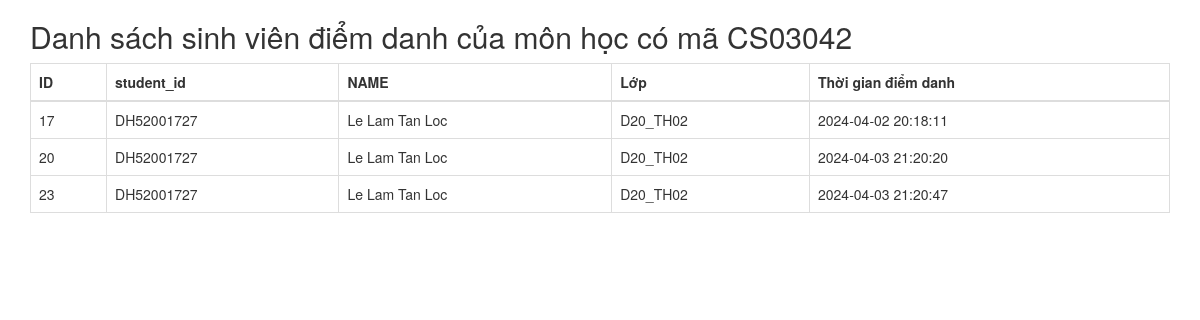
The app's page /listdiemdanh_result.php?MaMH=CS03042 with its own data.
### tables this page shows
CREATE TABLE IF NOT EXISTS `diem_danh` (
  `ID` int NOT NULL AUTO_INCREMENT,
  `student_id` varchar(50) NOT NULL,
  `ten` varchar(100) NOT NULL,
  `ma_lop` varchar(10) NOT NULL,
  `TIMEIN` varchar(50) NOT NULL,
  `ma_mon_hoc` varchar(10) NOT NULL,
  PRIMARY KEY (`ID`),
  UNIQUE KEY `ID` (`ID`),
  KEY `MaMH` (`ma_mon_hoc`),
  KEY `STUDENTID` (`student_id`)
);

### listdiemdanh_result.php (the view, shortened to what this page needs)
<?php
include_once("config.php");
if (isset($_GET['MaMH'])) {
    $MaMH = $_GET['MaMH'];
    $sql = "SELECT * FROM diem_danh WHERE ma_mon_hoc = '$MaMH'";
    $query = $conn->query($sql);
}
?>
<!DOCTYPE html>
<html lang="en">
<head>
    <link rel="stylesheet" href="css/bootstrap.min.css">
</head>
<body>
    <div class="container">
        <h2>Danh sách sinh viên điểm danh của môn học có mã <?php echo $MaMH; ?></h2>
        <table class="table table-bordered">
            <thead>
                <tr>
                    <th>ID</th>
                    <th>student_id</th>
                    <th>NAME</th>
                    <th>Lớp</th>
                    <th>Thời gian điểm danh</th>
                </tr>
            </thead>
            <tbody>
                <?php while ($row = $query->fetch_assoc()) { ?>
                    <tr>
                        <td><?php echo $row['ID']; ?></td>
                        <td><?php echo $row['student_id']; ?></td>
                        <td><?php echo $row['ten']; ?></td>
                        <td><?php echo $row['ma_lop']; ?></td>
                        <td><?php echo $row['TIMEIN']; ?></td>
                    </tr>
                <?php } ?>
            </tbody>
        </table>
    </div>
</body>
</html>

### records on screen
diem_danh: ID "17", student "DH52001727", ten "Le Lam Tan Loc", ma_lop "D20_TH02", TIMEIN "2024-04-02 20:18:11"
diem_danh: ID "20", student "DH52001727", ten "Le Lam Tan Loc", ma_lop "D20_TH02", TIMEIN "2024-04-03 21:20:20"
diem_danh: ID "23", student "DH52001727", ten "Le Lam Tan Loc", ma_lop "D20_TH02", TIMEIN "2024-04-03 21:20:47"

### other values on screen
$MaMH "CS03042"
